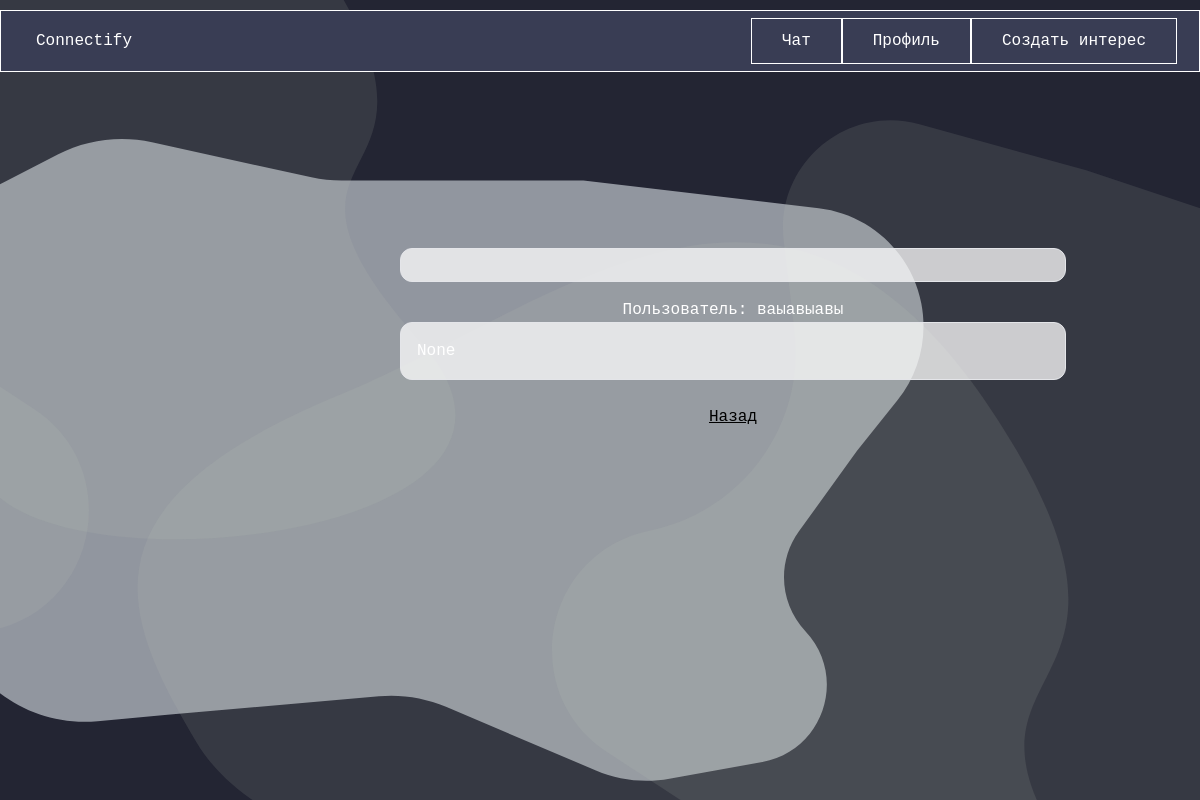
The app's page /viewInteres?user_id=1, older data.
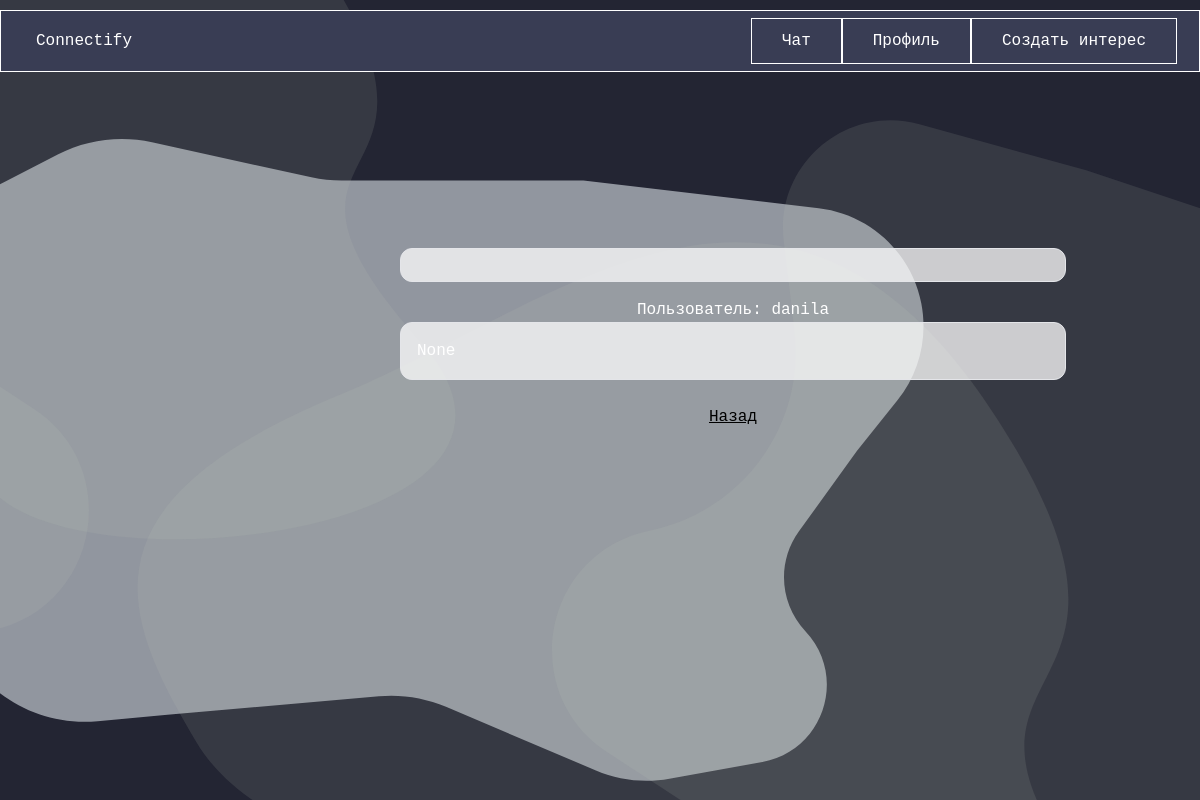
The same page, newer data.
### data/user.py (models this page shows, shortened)
class User(SqlAlchemyBase, UserMixin):
    __tablename__ = 'users'
    id = sqlalchemy.Column(sqlalchemy.Integer,
                           primary_key=True, autoincrement=True)
    name = sqlalchemy.Column(sqlalchemy.String, nullable=True)
    email = sqlalchemy.Column(sqlalchemy.String,
                              index=True, unique=True, nullable=True)
    hashed_password = sqlalchemy.Column(sqlalchemy.String, nullable=True)
    information = sqlalchemy.Column(sqlalchemy.String, nullable=True)
    connection = sqlalchemy.Column(sqlalchemy.String, nullable=True)
    image_path = sqlalchemy.Column(sqlalchemy.String, nullable=True)
    allow_location = sqlalchemy.Column(sqlalchemy.Boolean, default=False)
    interests = orm.relationship("Interest", back_populates='user')
    messages = orm.relationship("Message", back_populates="author")

### app.py (the view)
@app.route('/viewInteres', methods=['GET'])
def viewInteres():
    user_id = request.args.get('user_id')
    interest_id = request.args.get('interest_id')
    db_sess = session.create_session()
    interest = db_sess.query(Interest).filter(Interest.id == interest_id).first()
    user = db_sess.query(User).get(user_id)
    return render_template('view_interes.html', title="", interests=interest, user=user)

### data/session.py (called while the page is built)
def create_session() -> Session:
    global __factory
    return __factory()

### templates/view_interes.html (shortened to what this page needs)
{% extends "base.html" %}
{% block content %}
<div style="overflow: visible; left: 32%; top: 29%; position: absolute; flex-direction: column; justify-content: flex-start; align-items: flex-start; display: inline-flex; padding: 16px">
    <div class="figure">
        <img src="{{ url_for('static', filename='images/waves_3.svg') }}" alt="Ваше изображение"
             style="z-index: -1; right: 23%; top: -5%; position: fixed; height: 1000px; width: 1000px;">
        <a style="color: black">
            <a/>
            <div class="Preview"
                 style="margin-block-end: 16px; overflow: visible; width: 666px; padding: 16px; background: #fbfbfbc2; border-radius: 12px; border: 1px #E4E5E9 solid">
            </div>
            <div class="Text" style="text-align: center">
                Пользователь: {{user.name}}
            </div>
            <div class="Preview"
                 style="margin-block-end: 16px; overflow: visible; width: 666px; padding: 16px; background: #fbfbfbc2; border-radius: 12px; border: 1px #E4E5E9 solid">
                <div class="Text" style="max-width: 924px; word-wrap: break-word;">
                    {{user.connection}}
                </div>
            </div>
            <a onclick="cancel()" style="color: black">
                <div class="btn-cansel-bg" style="padding: 9px 12px;">
                    <div class="Text" style="text-align: center;">
                        <u>Назад</u>
                    </div>
                </div>
                <a/>
    </div>
    <div class="figure">
        <img src="{{ url_for('static', filename='images/waves.svg') }}" alt="Ваше изображение"
             style="right: -22%; top: 15%; position: fixed; height: 1041px; width: 1039px; z-index: -1;">
    </div>
    <div class="figure">
        <img src="{{ url_for('static', filename='images/waves_2.svg') }}" alt="Ваше изображение"
             style="right: 2%; top: 25%; position: fixed; height: 1041px; width: 1039px; z-index: -1;">
    </div>
    <div class="figure">
        <img src="{{ url_for('static', filename='images/waves_2.svg') }}" alt="Ваше изображение"
             style="right: 62%; top: -20%; position: fixed; height: 700px; width: 700x; z-index: -1;">
    </div>
</div>
{% endblock %}

### templates/base.html (shortened to what this page needs)
<!doctype html>
<html lang="en">
<head>
    <link rel="stylesheet"
          href="https://stackpath.bootstrapcdn.com/bootstrap/4.4.1/css/bootstrap.min.css"
>
    <link rel="stylesheet" type="text/css" href="/static/CSS/interestStyle.css">
</head>
<body>
<header>
    <div class="container" style="max-width: 1900px; ">
    <a class="left-item" href="/intereses" style="color: white" >Connectify</a>
    <div class="center-items">
        <a class="btn" href="/chat">Чат</a>
        <a class="btn" href="/profile">Профиль</a>
        <a class="btn" href="/interest">Создать интерес</a>
    </div>
</header>
<main role="main">
    {% block content %}{% endblock %}
</main>
</body>
</html>

### static/CSS/interestStyle.css (style rules this page uses)
body { margin: 0; padding: 0; box-sizing: border-box; background: #232533; color: white; font-family: GeistMono, monospace; }
.container { display: flex; align-items: center; border: 1px solid white; margin-top: 10px; background: #393D54; }
.left-item { margin-right: auto; padding-left: 20px; }
.center-items { display: flex; gap: 0px; padding: 7px; }
.btn { padding: 10px 30px; border: 1px solid white; background: transparent; color: white; cursor: pointer; font-size: 16px; border-radius: 0rem; }

Row changes from the older to the newer data that the page shows:
changed User "None": name "ваыавыавы" → "danila"
